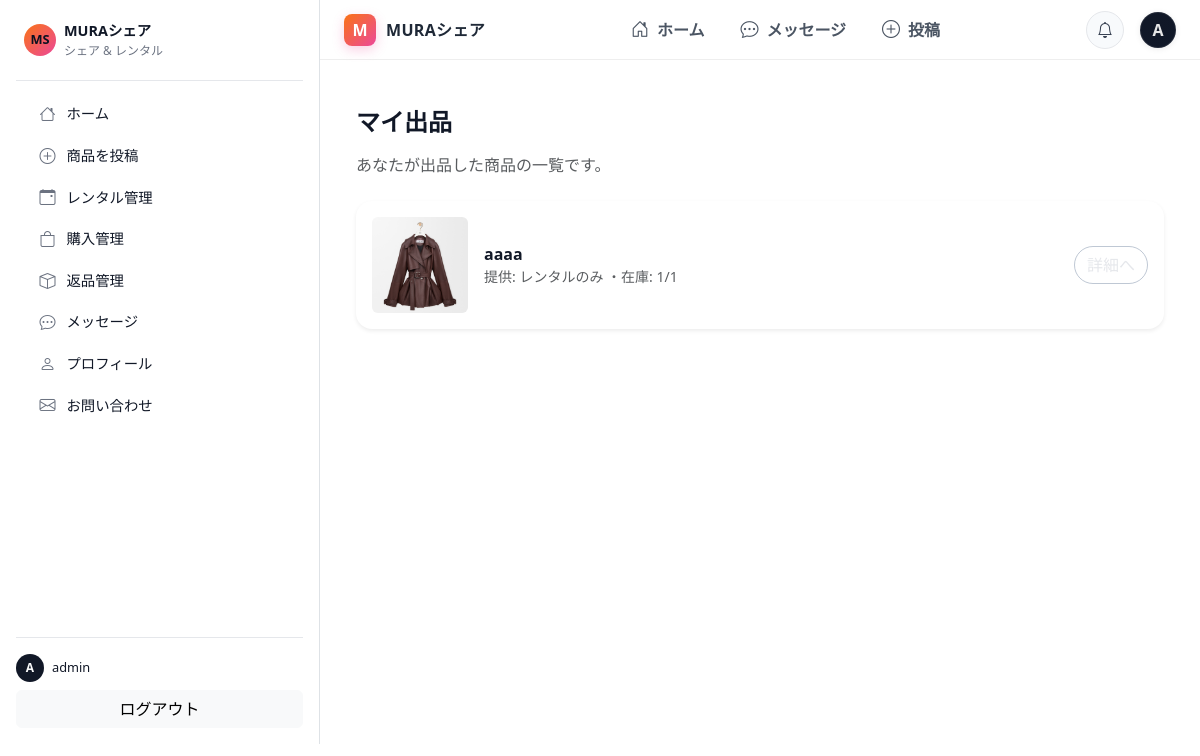
Screenshot of /mypage/products/ (signed in) with the database file from the repository.
### marketplace/models.py (models this page shows, shortened)
class Product(models.Model):
    class Status(models.IntegerChoices):
        DRAFT    = 0, "下書き"
        LISTED   = 1, "出品中"
        RENTED   = 2, "貸出中"
        SOLD     = 3, "販売済"
        ARCHIVED = 9, "アーカイブ"
    class Availability(models.TextChoices):
        RENTAL_ONLY   = "レンタルのみ", "レンタルのみ"
        SALE_ONLY     = "販売のみ", "販売のみ"
        BOTH          = "レンタル・販売両方", "レンタル・販売両方"
    owner = models.ForeignKey(User, on_delete=models.CASCADE, related_name="products")
    title = models.CharField(max_length=120)
    description = models.TextField(blank=True)
    category = models.CharField(max_length=60)
    availability_type = models.CharField(
        max_length=20,
        choices=Availability.choices,
        default=Availability.BOTH,
    )
    price_per_day = models.PositiveIntegerField(null=True, blank=True)  # レンタル1日あたり
    price_buy = models.PositiveIntegerField(null=True, blank=True)      # 販売価格
    min_rental_days = models.PositiveIntegerField(default=1)
    max_rental_days = models.PositiveIntegerField(default=30)
    stock_quantity = models.PositiveIntegerField(default=1)
    available_quantity = models.PositiveIntegerField(default=1)
    condition = models.CharField(max_length=30, blank=True)
    owner_notes = models.TextField(blank=True)
    status = models.IntegerField(choices=Status.choices, default=Status.LISTED)
    created_at = models.DateTimeField(auto_now_add=True)

class ProductImage(models.Model):
    product = models.ForeignKey(Product, on_delete=models.CASCADE, related_name="images")
    image = models.ImageField(upload_to="products/")

### frontend/views.py (the view)
# urls.py: path("mypage/products/", views.my_products, name="my_products"),
def my_products(request):
    items = Product.objects.filter(owner=request.user).order_by("-id")
    return render(request, "frontend/products/my_products.html", {"products": items})

### templates/frontend/products/my_products.html
{% extends "base.html" %}
{% block content %}
<div class="container-xl py-4">
  <h1 class="h4 fw-bold mb-3">マイ出品</h1>
  <p class="text-muted mb-4">あなたが出品した商品の一覧です。</p>
  {% if products %}
    <div class="vstack gap-3">
      {% for p in products %}
        <div class="card shadow-sm border-0">
          <div class="card-body d-flex align-items-center gap-3">
            {% with img=p.images.first %}
              {% if img %}
                <img src="{{ img.image.url }}" alt="" width="96" height="96"
                     class="rounded" style="object-fit: cover;">
              {% else %}
                <div class="bg-light rounded d-flex align-items-center justify-content-center"
                     style="width:96px;height:96px;">No Image</div>
              {% endif %}
            {% endwith %}
            <div class="flex-grow-1">
              <div class="fw-semibold">{{ p.title }}</div>
              <div class="text-muted small">
                提供: {{ p.availability_type }}
                ・在庫: {{ p.available_quantity }}/{{ p.stock_quantity }}
              </div>
            </div>
            <a href="{% url 'frontend:product_detail' p.id %}"
               class="btn btn-outline-secondary">詳細へ</a>
          </div>
        </div>
      {% endfor %}
    </div>
  {% else %}
    <div class="text-center text-muted py-5">
      まだ出品がありません。<br>
      <a href="{% url 'frontend:product_new' %}" class="btn btn-primary mt-3">商品を出品する</a>
    </div>
  {% endif %}
</div>
{% endblock %}

### templates/_partials/sidebar.html (shortened to what this page needs)
<nav class="sidebar-nav d-flex flex-column h-100">
  <div class="d-flex align-items-center mb-3 sidebar-nav-header">
    <div class="sidebar-logo me-2 d-flex align-items-center justify-content-center">
      MS
    </div>
    <div class="flex-grow-1">
      <div class="sidebar-title">MURAシェア</div>
      <div class="sidebar-subtitle">シェア & レンタル</div>
    </div>
  </div>
  <div class="sidebar-divider mb-2"></div>
  <div class="sidebar-group mb-2">
    <a href="{% url 'frontend:products' %}"
       class="sidebar-link {% if request.resolver_match.url_name == 'products' %}is-active{% endif %}">
      <span class="sidebar-icon bi bi-house"></span>
      <span class="sidebar-text">ホーム</span>
    </a>
    <a href="{% url 'frontend:product_new' %}"
       class="sidebar-link {% if request.resolver_match.url_name == 'product_new' %}is-active{% endif %}">
      <span class="sidebar-icon bi bi-plus-circle"></span>
      <span class="sidebar-text">商品を投稿</span>
    </a>
    <a
      href="{% url 'frontend:rental_manage' %}"
      class="sidebar-link {% if request.resolver_match.url_name == 'rentals' %}is-active{% endif %}"
    >
      <span class="sidebar-icon bi bi-calendar-event"></span>
      <span class="sidebar-text">レンタル管理</span>
    </a>
    <a href="{% url 'frontend:purchases' %}"
       class="sidebar-link {% if request.resolver_match.url_name == 'purchases' %}is-active{% endif %}">
      <span class="sidebar-icon bi bi-bag"></span>
      <span class="sidebar-text">購入管理</span>
    </a>
    <a href="{% url 'frontend:returns' %}"
       class="sidebar-link {% if request.resolver_match.url_name == 'returns' %}is-active{% endif %}">
      <span class="sidebar-icon bi bi-box"></span>
      <span class="sidebar-text">返品管理</span>
    </a>
    <a href="{% url 'frontend:messages' %}"
       class="sidebar-link {% if request.resolver_match.url_name == 'messages' %}is-active{% endif %}">
      <span class="sidebar-icon bi bi-chat-dots"></span>
      <span class="sidebar-text">メッセージ</span>
    </a>
    <a href="{% url 'frontend:profile' %}"
       class="sidebar-link {% if request.resolver_match.url_name == 'profile' %}is-active{% endif %}">
      <span class="sidebar-icon bi bi-person"></span>
      <span class="sidebar-text">プロフィール</span>
    </a>
    <a
      href="{% url 'frontend:contact' %}"
      class="sidebar-link {% if request.resolver_match.url_name == 'contact' %}is-active{% endif %}"
    >
      <span class="sidebar-icon bi bi-envelope"></span>
      <span class="sidebar-text">お問い合わせ</span>
    </a>
  </div>
  <div class="mt-auto pt-3 sidebar-footer small">
    {% if request.user.is_authenticated %}
      <div class="d-flex align-items-center mb-2">
        <div class="sidebar-avatar me-2">
          {{ request.user.username|first|upper }}
        </div>
        <div class="flex-grow-1">
          <div class="sidebar-user-name">{{ request.user.username }}</div>
        </div>
      </div>
      <div class="d-grid gap-2">
        <form method="post" action="{% url 'frontend:logout' %}">
          <button type="submit" class="btn btn-light w-100">ログアウト</button>
        </form>
      </div>
    {% else %}
      <div class="text-muted">ログインしていません</div>
    {% endif %}
  </div>
</nav>

### templates/_partials/header.html
<nav class="ms-header bg-white sticky-top">
  <div class="ms-header-inner">
    <a class="ms-brand d-flex align-items-center text-decoration-none"
       href="{% url 'frontend:products' %}">
      <span class="ms-brand-badge">M</span>
      <span class="ms-brand-text">MURAシェア</span>
    </a>
    <ul class="ms-nav list-unstyled d-none d-md-flex align-items-center mb-0">
      <li>
        <a href="{% url 'frontend:products' %}"
           class="ms-nav-link {% if request.resolver_match.url_name == 'products' %}is-active{% endif %}">
          <i class="bi bi-house-door"></i><span>ホーム</span>
        </a>
      </li>
      <li>
        <a href="{% url 'frontend:messages' %}"
           class="ms-nav-link {% if request.resolver_match.url_name == 'messages' %}is-active{% endif %}">
          <i class="bi bi-chat-dots"></i><span>メッセージ</span>
        </a>
      </li>
      <li>
        <a href="{% url 'frontend:product_new' %}"
           class="ms-nav-link {% if request.resolver_match.url_name == 'product_new' %}is-active{% endif %}">
          <i class="bi bi-plus-circle"></i><span>投稿</span>
        </a>
      </li>
    </ul>
    <div class="ms-header-right d-flex align-items-center gap-3">
      <a href="#" class="ms-icon-btn" aria-label="通知">
        <i class="bi bi-bell"></i>
      </a>
      {% if request.user.is_authenticated %}
        <div class="ms-avatar" title="{{ request.user.username }}">
          {{ request.user.username|first|default:"U"|upper }}
        </div>
      {% else %}
        <a class="btn btn-sm btn-outline-secondary" href="{% url 'frontend:login' %}">
          ログイン
        </a>
      {% endif %}
    </div>
  </div>
</nav>

### static/css/app.css (style rules this page uses)
:root { --background: 0 0% 100%; --foreground: 0 0% 3.9%; --card: 0 0% 100%; --card-foreground: 0 0% 3.9%; --popover: 0 0% 100%; --popover-foreground: 0 0% 3.9%; --primary: 0 0% 9%; --primary-foreground: 0 0% 98%; --secondary: 0 0% 96.1%; --secondary-foreground: 0 0% 9%; --muted: 0 0% 96.1%; --muted-foreground: 0 0% 45.1%; --accent: 0 0% 96.1%; --accent-foreground: 0 0% 9%; --destructive: 0 84.2% 60.2%; --destructive-foreground: 0 0% 98%; --border: 0 0% 89.8%; --input: 0 0% 89.8%; --ring: 0 0% 3.9%; --chart-1: 12 76% 61%; --chart-2: 173 58% 39%; --chart-3: 197 37% 24%; --chart-4: 43 74% 66%; --chart-5: 27 87% 67%; --radius: 0.5rem; --sidebar-background: 240 5.9% 10%; --sidebar-foreground: 240 4.8% 95.9%; --sidebar-primary: 224.3 76.3% 48%; --sidebar-primary-foreground: 0 0% 100%; --sidebar-accent: 240 3.7% 15.9%; --sidebar-accent-foreground: 240 4.8% 95.9%; --sidebar-border: 240 3.7% 15.9%; --sidebar-ring: 217.2 91.2% 59.8%; }
body { margin: 0; font-family: system-ui, -apple-system, BlinkMacSystemFont, "Segoe UI", sans-serif; background: #ffffff; color: hsl(var(--foreground)); min-height: 100vh; }
.sidebar-nav { font-size: 0.9rem; height: 100%; }
.sidebar-nav-header { padding: 0.25rem 0.5rem; }
.sidebar-logo { width: 32px; height: 32px; border-radius: 999px; background: linear-gradient(135deg, #f97316, #ec4899); color: #0b1120; font-weight: 700; font-size: 0.8rem; }
.sidebar-title { font-size: 0.9rem; font-weight: 600; color: #111827; }
.sidebar-subtitle { font-size: 0.75rem; color: #6b7280; }
.sidebar-divider { border-bottom: 1px solid #e5e7eb; margin-bottom: 0.5rem; }
.sidebar-group { padding: 0.25rem 0; }
.sidebar-link { display: flex; align-items: center; gap: 0.5rem; padding: 0.4rem 0.75rem; margin: 0.1rem 0.4rem; border-radius: 0.6rem; color: #111827; text-decoration: none; transition: background-color 0.15s ease, color 0.15s ease, transform 0.1s ease; }
.sidebar-icon { font-size: 1rem; width: 1.25rem; text-align: center; color: #6b7280; }
.sidebar-text { white-space: nowrap; overflow: hidden; text-overflow: ellipsis; }
.sidebar-footer { border-top: 1px solid #e5e7eb; margin-top: 0.5rem; }
.sidebar-avatar { width: 28px; height: 28px; border-radius: 999px; background: #111827; color: #f9fafb; display: flex; align-items: center; justify-content: center; font-size: 0.75rem; font-weight: 600; }
.sidebar-user-name { font-size: 0.8rem; color: #111827; }
.card { border-radius: 1rem; border: 1px solid rgba(148, 163, 184, 0.25); background: #ffffff; color: #111827; box-shadow: 0 8px 20px rgba(15, 23, 42, 0.08); }
.btn-outline-secondary { border-radius: 999px; border-color: rgba(148, 163, 184, 0.6); color: #e5e7eb; background-color: transparent; }
.ms-header { border-bottom: 1px solid #eee; z-index: 1020; }
.ms-header-inner { max-width: 1200px; margin: 0 auto; width: 100%; padding: 8px 24px; display: grid; grid-template-columns: auto 1fr auto; align-items: center; column-gap: 32px; }
.ms-brand-badge { width: 32px; height: 32px; border-radius: 8px; display: inline-flex; align-items: center; justify-content: center; color: #fff; font-weight: 700; margin-right: 10px; background: linear-gradient(135deg, #f97316, #ec4899); box-shadow: 0 4px 12px rgba(236,72,153,.25); }
.ms-brand-text { font-weight: 700; letter-spacing: .02em; color: #1f2937; }
.ms-nav { display: flex; justify-content: center; gap: 28px; }
.ms-nav-link { display: inline-flex; align-items: center; gap: 8px; padding: 8px 4px; color: #4b5563; text-decoration: none; font-weight: 600; }
.ms-nav-link i { font-size: 18px; }
.ms-header-right { justify-content: flex-end; }
.ms-icon-btn { width: 38px; height: 38px; border-radius: 50%; display: inline-flex; align-items: center; justify-content: center; color: #384152; background: #f8fafc; border: 1px solid #e5e7eb; text-decoration: none; }
.ms-avatar { width: 36px; height: 36px; border-radius: 50%; display: inline-flex; align-items: center; justify-content: center; color: #e6e6e6; background: radial-gradient(120px 120px at 30% 30%,#111827 0,#0f172a 70%); box-shadow: inset 0 0 0 1px rgba(255,255,255,.08), 0 1px 6px rgba(0,0,0,.08); font-weight: 700; text-transform: uppercase; }
.sidebar-link { padding: 0.5rem 0.9rem; }
.sidebar-icon { width: 1.35rem; }

### rows the page displays
Product: images.first.image (picture), title "aaaa", availability_type "レンタルのみ", available_quantity "1", stock_quantity "1"

### other values shown
{{ request.user.username|first|upper }} "A"
{{ request.user.username }} "admin"
{{ request.user.username|first|default:"U"|upper }} "A"
